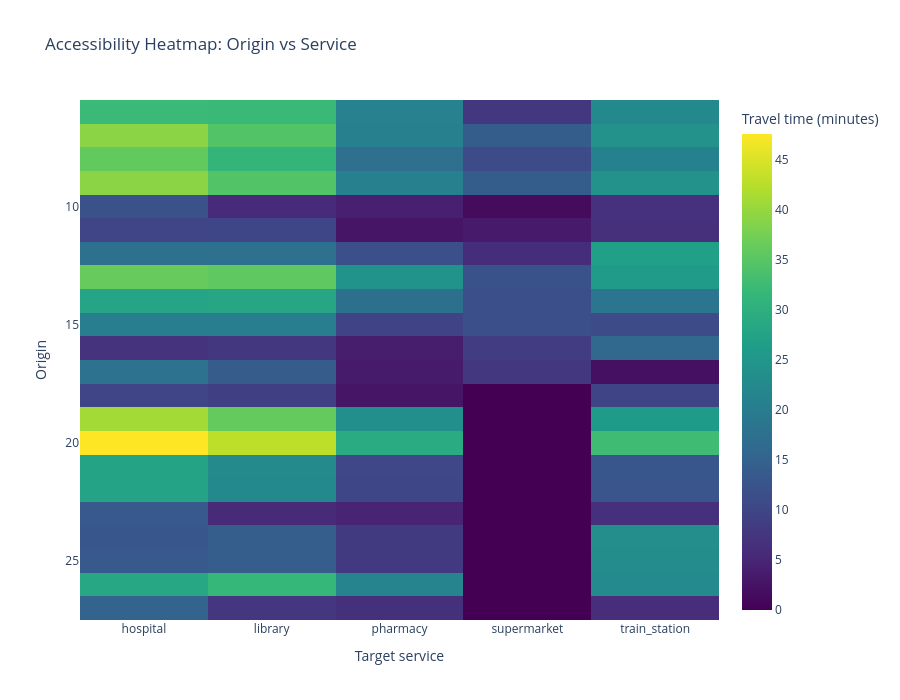

The cell this chart's notebook holds for it:
### Markdown cell above
### 6. Accessibility heatmap ###

### Code cell
if accessibility.empty:
    print("No accessibility data available.")
else:

    heatmap_data = accessibility.pivot_table(
        index="origin_index",
        columns="service",
        values="travel_time_min",
        aggfunc="mean",
    )

    heatmap_data = heatmap_data.sort_index()

    fig = px.imshow(
        heatmap_data,
        aspect="auto",
        color_continuous_scale="Viridis",
        title="Accessibility Heatmap: Origin vs Service",
        labels={
            "x": "Target service",
            "y": "Origin",
            "color": "Travel time (minutes)",
        },
    )

    fig.update_layout(
        height=700,
    )

    fig.show()

    fig.write_html(
        MAP_DIR / "accessibility_heatmap.html",
        include_plotlyjs="cdn",
    )

### Figure 1 — Plotly figure (JSON) as saved in the notebook; plotly's stock layout.template omitted (floating-point values rounded to 4 significant figures)
{"data": [{"coloraxis": "coloraxis", "hovertemplate": "Target service: %{x}<br>Origin: %{y}<br>Travel time (minutes): %{z}<extra></extra>", "name": "0", "type": "heatmap", "x": ["hospital", "library", "pharmacy", "supermarket", "train_station"], "xaxis": "x", "y": [6, 7, 8, 9, 10, 11, 12, 13, 14, 15, 16, 17, 18, 19, 20, 21, 22, 23, 24, 25, 26, 27], "yaxis": "y", "z": [[32.23, 32.18, 21.23, 7.85, 22.48], [39.06, 34.46, 20.71, 14.05, 24.14], [35.87, 31.26, 17.51, 10.85, 20.94], [39.06, 34.46, 20.71, 14.05, 24.14], [11.92, 5.663, 4.256, 1.383, 6.745], [9.945, 10.11, 2.655, 3.412, 6.368], [17.72, 17.66, 11.72, 6.126, 26.87], [36.28, 35.6, 24.29, 12.11, 25.9], [27.8, 28.14, 17.54, 11.65, 18.8], [20.08, 20.25, 9.65, 11.79, 10.9], [7.005, 7.899, 3.859, 8.623, 15.93], [17.9, 13.86, 3.515, 7.775, 2.078], [9.951, 8.906, 2.71, 0.0, 9.78], [41.04, 36.04, 23.58, 0.0, 26.12], [47.57, 42.87, 29.21, 0.0, 32.64], [27.74, 22.74, 10.28, 0.0, 12.82], [27.55, 22.55, 10.09, 0.0, 12.63], [13.3, 5.715, 4.741, 0.0, 6.381], [12.87, 14.15, 8.203, 0.0, 23.35], [13.24, 13.93, 7.988, 0.0, 23.14], [28.41, 31.66, 21.44, 0.0, 22.69], [15.2, 7.608, 6.634, 0.0, 6.016]]}], "layout": {"coloraxis": {"autocolorscale": false, "colorbar": {"title": {"text": "Travel time (minutes)"}}, "colorscale": [[0, "#440154"], [0.1111, "#482878"], [0.2222, "#3e4989"], [0.3333, "#31688e"], [0.4444, "#26828e"], [0.5556, "#1f9e89"], [0.6667, "#35b779"], [0.7778, "#6ece58"], [0.8889, "#b5de2b"], [1, "#fde725"]]}, "height": 700, "title": {"text": "Accessibility Heatmap: Origin vs Service"}, "xaxis": {"anchor": "y", "domain": [0, 1], "title": {"text": "Target service"}}, "yaxis": {"anchor": "x", "autorange": "reversed", "domain": [0, 1], "title": {"text": "Origin"}}}}
